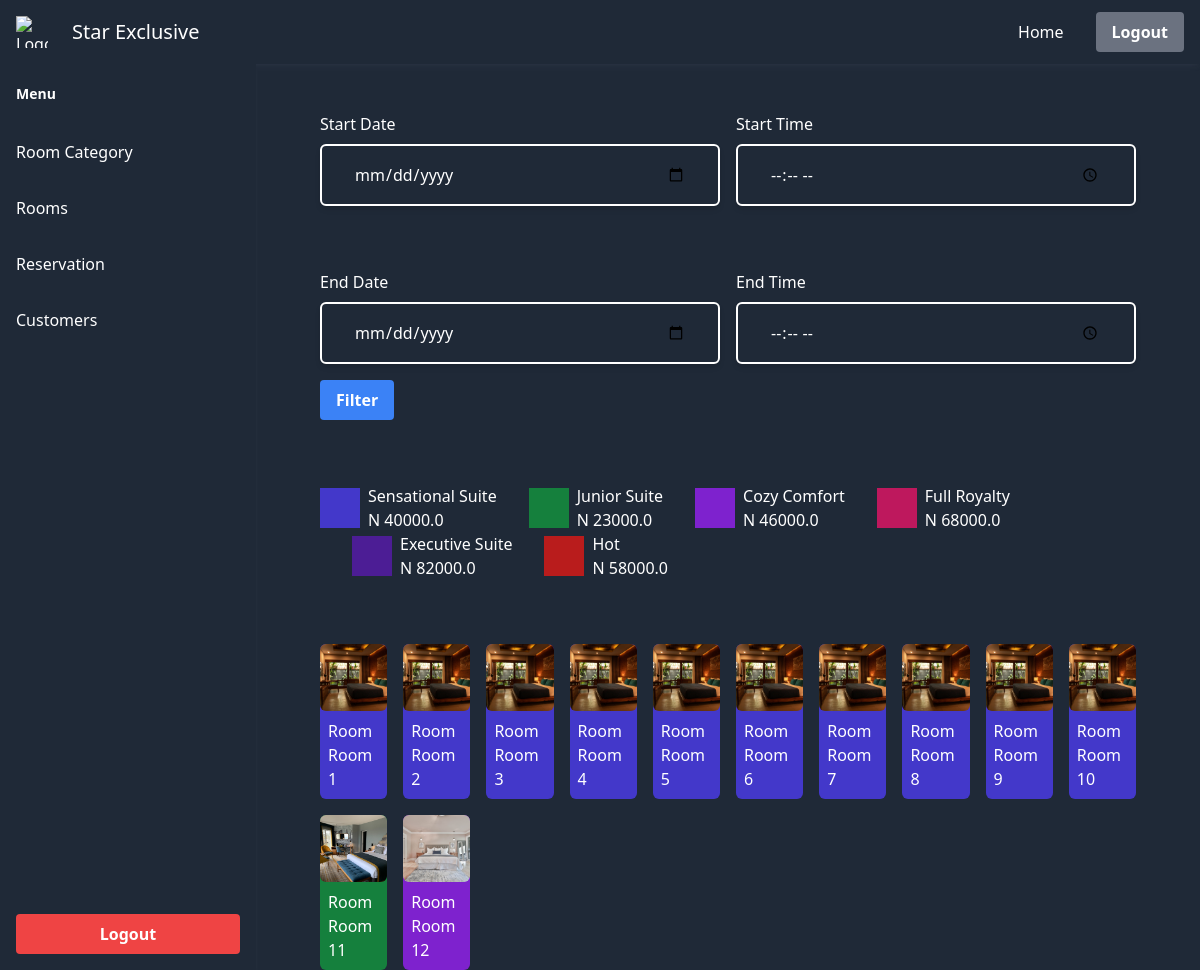
Page /rooms/ on the earlier database version.
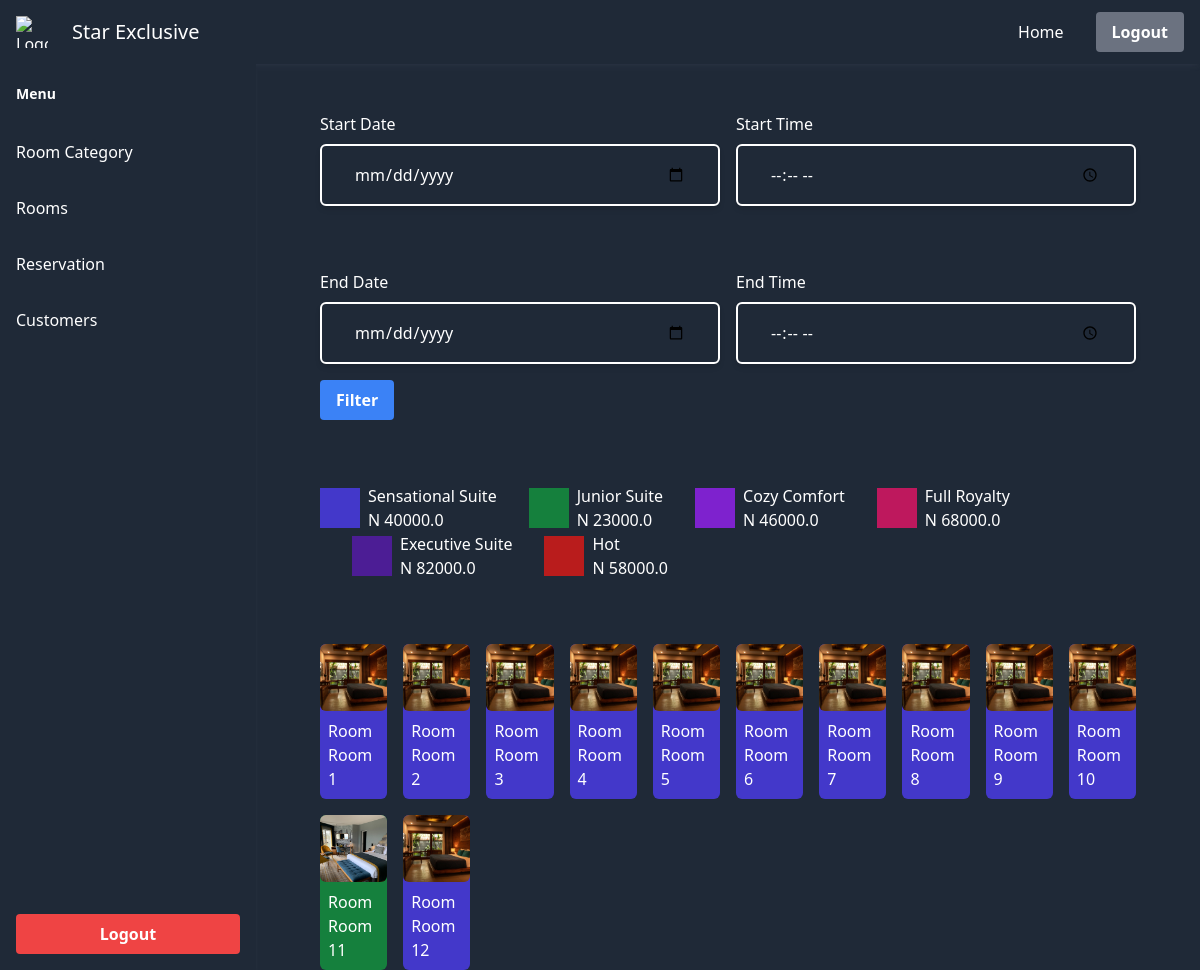
Same page on the later database version.
### management/models.py (models this page shows, shortened)
class RoomCategory(models.Model):
    price = models.FloatField()
    title = models.CharField(max_length=255)
    description = models.TextField(blank=True)
    cover = models.FileField(blank=True, upload_to="rooms")

class Room(models.Model):
    number = models.CharField(max_length=14, blank=True)
    category = models.ForeignKey(
        RoomCategory, related_name="rooms", on_delete=models.CASCADE
    )
    description = models.TextField(blank=True, null=True)
    unique = models.BooleanField(default=False)
    addon = models.JSONField(blank=True, default=dict)
    def __str__(self):
        if self.number:
            return f"Room {self.number}"
        return f"Room {self.pk}"

### hsr_admin/views.py (the view)
# urls.py: path("rooms/", views.room_list, name="room_list"),
def room_list(request: HttpRequest):
    form = RoomFilterForm(request.GET)
    if form.is_valid():
        data = form.cleaned_data
        start_date = parse_datetime(f"{data['start_date']} {data['start_time']}")
        end_date = parse_datetime(f"{data['end_date']} {data['end_time']}")
        rooms = RoomManager.taken_rooms(start_date=start_date, end_date=end_date)
    else:
        rooms = Room.objects.all()
    categories = RoomCategory.objects.all()
    colors = [
        "bg-red-700",
        "bg-indigo-700",
        "bg-green-700",
        "bg-purple-700",
        "bg-pink-700",
        "bg-violet-900",
        "bg-brown-700",
        "bg-slate-900",
    ]
    _colors = {}
    for cat in categories:
        _colors[cat.pk] = colors[cat.pk % len(categories)]
    return render(
        request,
        "hsr_admin/rooms.html",
        {
            "categories": categories,
            "rooms": rooms,
            "colors": _colors,
            "form": request.GET,
        },
    )

### hsr_admin/custom_filters.py (called while the page is built)
@register.filter
def get(d, key):
    return dict(d).get(key, "")

### hsr_admin/templates/hsr_admin/rooms.html (shortened to what this page needs)
{% extends 'hsr_admin/base.html' %}
 {% block body %}
<form action="" method="get">
  <div class="flex lg:px-16 flex-col px-4 space-y-4">
    <div class="flex flex-col lg:flex-row justify-center lg:space-x-4 my-4">
      <div class="flex flex-col w-full">
        <label class="pt-8 mb-2 block" for="">Start Date</label>
        <input
          class="bg-transparent border-white w-full shadow-md px-8 py-4 outline-none border-2 border-black/40 rounded-md hover:border-indigo-600"
          type="date"
          name="start_date"
          value="{{form.start_date}}"
        />
      </div>
      <div class="flex flex-col w-full">
        <label class="pt-8 mb-2 block" for="">Start Time</label>
        <input
          class="bg-transparent border-white w-full shadow-md px-8 py-4 outline-none border-2 border-black/40 rounded-md hover:border-indigo-600"
          type="time"
          name="start_time"
          value="{{form.start_time}}"
        />
      </div>
    </div>
    <div class="flex flex-col lg:flex-row justify-center lg:space-x-4 my-4">
      <div class="flex flex-col w-full">
        <label class="pt-8 mb-2 block" for="">End Date</label>
        <input
          class="bg-transparent border-white w-full shadow-md px-8 py-4 outline-none border-2 border-black/40 rounded-md hover:border-indigo-600"
          type="date"
          name="end_date"
          value="{{form.end_date}}"
        />
      </div>
      <div class="flex flex-col w-full">
        <label class="pt-8 mb-2 block" for="">End Time</label>
        <input
          class="bg-transparent border-white w-full shadow-md px-8 py-4 outline-none border-2 border-black/40 rounded-md hover:border-indigo-600"
          type="time"
          name="end_time",
          value="{{form.end_time}}"
        />
      </div>
    </div>
    <div class="my-6 block">
      <button
        class="bg-blue-500 hover:bg-blue-600 text-white font-semibold py-2 px-4 rounded"
      >
        Filter
      </button>
    </div>
  </div>
</form>
<div class="flex flex-wrap px-4 lg:px-16 mt-16 space-x-8">
  {% for category in categories %}
  <div class="flex flex-row space-x-2 items-center shrink-0">
    <div class="h-10 aspect-square {{colors|get:category.pk}}"></div>
    <div class="flex flex-col">
      <span>{{category.title }} </span>
      <span>N {{category.price }} </span>
    </div>
  </div>
  {% endfor %}
</div>
<div
  class="pt-16 px-4 lg:px-16 grid grid-cols-3 md:grid-cols-6 lg:grid-cols-10 gap-4"
>
  {% for room in rooms %}
  <a
  href="{% url 'hsr_admin:view_room' room.pk %}"
    room-id="{{room.id}}"
    room-category="{{room.category.id}}"
    class="room_item w-full {{colors|get:room.category.pk}} rounded-md"
  >
    <div
      class="relative overflow-hidden w-full aspect-square flex items-end justify-center py-4 px-1 rounded-md"
    >
      <img
        src="{{room.category.cover.url}}"
        class="absolute top-0 left-0 h-full w-full object-cover"
        alt=""
      />
    </div>
    <span class="block p-2">{{room}}</span>
</a>
  {% endfor %}
</div>
{% endblock body %}

### hsr_admin/templates/hsr_admin/base.html (shortened to what this page needs)
<!DOCTYPE html>
<html lang="en">
  <head>
    <script src="https://cdn.tailwindcss.com"></script>
    <body class= "overflow-x-hidden bg-gray-800 text-white w-screen h-screen grid grid-cols-[64px,1fr] lg:grid-cols-[16rem,1fr] grid-rows-[64px,1fr]" >
        <div class="col-start-1 col-end-3 shadow-md shadow-slate-400/5">
            <div class="h-full w-full items-center flex bg-gray-800 text-white p-4">
                <div class="flex-shrink-0">
                  <img src="logo.png" alt="Logo" class="h-8 w-8">
                </div>
                <span class="mx-6 text-xl">Star Exclusive</span>
                <div class="ml-auto mx-6">
                  <ul class="flex space-x-4">
                    <li>
                      <a href="#" class="hover:text-gray-300">Home</a>
                    </li>
                  </ul>
                </div>
                <div class="flex-shrink-0">
                  <button class="bg-gray-500 hover:bg-gray-600 text-white font-bold py-2 px-4 rounded ml-2">
                    Logout
                  </button>
                </div>
              </div>
        </div>
        <div class="flex flex-col bg-gray-800 overflow-x-hidden shadow-md shadow-white/5">
            <div class="p-4 my-1 bg-gray-800 text-white text-sm font-semibold">Menu</div>
            <ul class="flex-grow">
              <li>
                <a href="{% url 'hsr_admin:category_list' %}" class="block p-4 hover:bg-gray-900">Room Category</a>
              </li>
              <li>
                <a href="{% url 'hsr_admin:room_list' %}" class="block p-4 hover:bg-gray-900">Rooms</a>
              </li>
              <li>
                <a href="{% url 'hsr_admin:reservation_list' %}" class="block p-4 hover:bg-gray-900">Reservation</a>
              </li>
              <li>
                <a href="#" class="block p-4 hover:bg-gray-900">Customers</a>
              </li>
            </ul>
            <div class="mt-auto p-4">
              <button class="w-full bg-red-500 hover:bg-red-600 text-white font-semibold py-2 px-4 rounded">
                Logout
              </button>
            </div>
          </div>
        <div class="col-start-2 row-start-2 overflow-y-auto">
            {% block body %}
            {% endblock body %}
        </div>
    </body>
  </head>
  <body></body>
</html>

Differences in the rows shown:
changed Room "Room Room 12": category_id 3 → 1 (drawn); category.cover: a different picture
